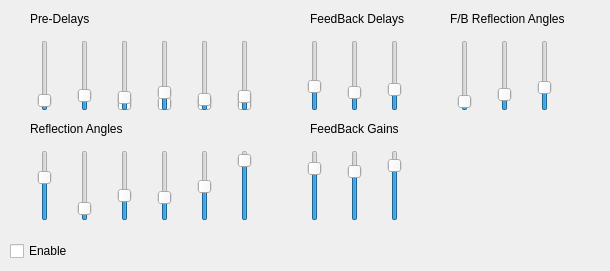
    <widget class="QWidget" name="tab_11">
     <attribute name="title">
      <string>Reverb</string>
     </attribute>
     <widget class="QCheckBox" name="checkBox_11">
      <property name="geometry">
       <rect>
        <x>10</x>
        <y>240</y>
        <width>71</width>
        <height>22</height>
       </rect>
      </property>
      <property name="text">
       <string>Enable</string>
      </property>
     </widget>
     <widget class="QSlider" name="RVDSL1">
      <property name="geometry">
       <rect>
        <x>30</x>
        <y>40</y>
        <width>29</width>
        <height>71</height>
       </rect>
      </property>
      <property name="minimum">
       <number>0</number>
      </property>
      <property name="maximum">
       <number>99</number>
      </property>
      <property name="value">
       <number>5</number>
      </property>
      <property name="orientation">
       <enum>Qt::Vertical</enum>
      </property>
     </widget>
     <widget class="QLabel" name="label_59">
      <property name="geometry">
       <rect>
        <x>30</x>
        <y>10</y>
        <width>81</width>
        <height>17</height>
       </rect>
      </property>
      <property name="text">
       <string>Pre-Delays</string>
      </property>
     </widget>
     <widget class="QLabel" name="label_60">
      <property name="geometry">
       <rect>
        <x>30</x>
        <y>120</y>
        <width>121</width>
        <height>17</height>
       </rect>
      </property>
      <property name="text">
       <string>Reflection Angles</string>
      </property>
     </widget>
     <widget class="QSlider" name="verticalSlider_4">
      <property name="geometry">
       <rect>
        <x>150</x>
        <y>40</y>
        <width>29</width>
        <height>71</height>
       </rect>
      </property>
      <property name="orientation">
       <enum>Qt::Vertical</enum>
      </property>
     </widget>
     <widget class="QSlider" name="RVDSL2">
      <property name="geometry">
       <rect>
        <x>70</x>
        <y>40</y>
        <width>29</width>
        <height>71</height>
       </rect>
      </property>
      <property name="value">
       <number>15</number>
      </property>
      <property name="orientation">
       <enum>Qt::Vertical</enum>
      </property>
     </widget>
     <widget class="QSlider" name="verticalSlider_6">
      <property name="geometry">
       <rect>
        <x>110</x>
        <y>40</y>
        <width>29</width>
        <height>71</height>
       </rect>
      </property>
      <property name="orientation">
       <enum>Qt::Vertical</enum>
      </property>
     </widget>
     <widget class="QSlider" name="verticalSlider_7">
      <property name="geometry">
       <rect>
        <x>190</x>
        <y>40</y>
        <width>29</width>
        <height>71</height>
       </rect>
      </property>
      <property name="orientation">
       <enum>Qt::Vertical</enum>
      </property>
     </widget>
     <widget class="QSlider" name="verticalSlider_8">
      <property name="geometry">
       <rect>
        <x>230</x>
        <y>40</y>
        <width>29</width>
        <height>71</height>
       </rect>
      </property>
      <property name="orientation">
       <enum>Qt::Vertical</enum>
      </property>
     </widget>
     <widget class="QSlider" name="RVDSL3">
      <property name="geometry">
       <rect>
        <x>110</x>
        <y>40</y>
        <width>29</width>
        <height>71</height>
       </rect>
      </property>
      <property name="value">
       <number>10</number>
      </property>
      <property name="orientation">
       <enum>Qt::Vertical</enum>
      </property>
     </widget>
     <widget class="QSlider" name="RVDSL5">
      <property name="geometry">
       <rect>
        <x>190</x>
        <y>40</y>
        <width>29</width>
        <height>71</height>
       </rect>
      </property>
      <property name="value">
       <number>7</number>
      </property>
      <property name="orientation">
       <enum>Qt::Vertical</enum>
      </property>
     </widget>
     <widget class="QSlider" name="RVDSL4">
      <property name="geometry">
       <rect>
        <x>150</x>
        <y>40</y>
        <width>29</width>
        <height>71</height>
       </rect>
      </property>
      <property name="value">
       <number>20</number>
      </property>
      <property name="orientation">
       <enum>Qt::Vertical</enum>
      </property>
     </widget>
     <widget class="QSlider" name="RVDSL6">
      <property name="geometry">
       <rect>
        <x>230</x>
        <y>40</y>
        <width>29</width>
        <height>71</height>
       </rect>
      </property>
      <property name="value">
       <number>13</number>
      </property>
      <property name="orientation">
       <enum>Qt::Vertical</enum>
      </property>
     </widget>
     <widget class="QSlider" name="fiSL6">
      <property name="geometry">
       <rect>
        <x>230</x>
        <y>150</y>
        <width>29</width>
        <height>71</height>
       </rect>
      </property>
      <property name="minimum">
       <number>1</number>
      </property>
      <property name="maximum">
       <number>314</number>
      </property>
      <property name="value">
       <number>300</number>
      </property>
      <property name="orientation">
       <enum>Qt::Vertical</enum>
      </property>
     </widget>
     <widget class="QSlider" name="fiSL4">
      <property name="geometry">
       <rect>
        <x>150</x>
        <y>150</y>
        <width>29</width>
        <height>71</height>
       </rect>
      </property>
      <property name="minimum">
       <number>1</number>
      </property>
      <property name="maximum">
       <number>314</number>
      </property>
      <property name="value">
       <number>90</number>
      </property>
      <property name="orientation">
       <enum>Qt::Vertical</enum>
      </property>
     </widget>
     <widget class="QSlider" name="fiSL5">
      <property name="geometry">
       <rect>
        <x>190</x>
        <y>150</y>
        <width>29</width>
        <height>71</height>
       </rect>
      </property>
      <property name="minimum">
       <number>1</number>
      </property>
      <property name="maximum">
       <number>314</number>
      </property>
      <property name="value">
       <number>150</number>
      </property>
      <property name="orientation">
       <enum>Qt::Vertical</enum>
      </property>
     </widget>
     <widget class="QSlider" name="fiSL3">
      <property name="geometry">
       <rect>
        <x>110</x>
        <y>150</y>
        <width>29</width>
        <height>71</height>
       </rect>
      </property>
      <property name="minimum">
       <number>1</number>
      </property>
      <property name="maximum">
       <number>314</number>
      </property>
      <property name="value">
       <number>99</number>
      </property>
      <property name="orientation">
       <enum>Qt::Vertical</enum>
      </property>
     </widget>
     <widget class="QSlider" name="fiSL1">
      <property name="geometry">
       <rect>
        <x>30</x>
        <y>150</y>
        <width>29</width>
        <height>71</height>
       </rect>
      </property>
      <property name="minimum">
       <number>1</number>
      </property>
      <property name="maximum">
       <number>314</number>
      </property>
      <property name="value">
       <number>200</number>
      </property>
      <property name="orientation">
       <enum>Qt::Vertical</enum>
      </property>
     </widget>
     <widget class="QSlider" name="fiSL2">
      <property name="geometry">
       <rect>
        <x>70</x>
        <y>150</y>
        <width>29</width>
        <height>71</height>
       </rect>
      </property>
      <property name="minimum">
       <number>1</number>
      </property>
      <property name="maximum">
       <number>314</number>
      </property>
      <property name="value">
       <number>30</number>
      </property>
      <property name="orientation">
       <enum>Qt::Vertical</enum>
      </property>
     </widget>
     <widget class="QSlider" name="FBpsSL">
      <property name="geometry">
       <rect>
        <x>530</x>
        <y>40</y>
        <width>29</width>
        <height>71</height>
       </rect>
      </property>
      <property name="minimum">
       <number>1</number>
      </property>
      <property name="maximum">
       <number>314</number>
      </property>
      <property name="pageStep">
       <number>10</number>
      </property>
      <property name="value">
       <number>90</number>
      </property>
      <property name="orientation">
       <enum>Qt::Vertical</enum>
      </property>
     </widget>
     <widget class="QSlider" name="FBthSL">
      <property name="geometry">
       <rect>
        <x>450</x>
        <y>40</y>
        <width>29</width>
        <height>71</height>
       </rect>
      </property>
      <property name="minimum">
       <number>1</number>
      </property>
      <property name="maximum">
       <number>314</number>
      </property>
      <property name="value">
       <number>10</number>
      </property>
      <property name="orientation">
       <enum>Qt::Vertical</enum>
      </property>
     </widget>
     <widget class="QSlider" name="FBfiSL">
      <property name="geometry">
       <rect>
        <x>490</x>
        <y>40</y>
        <width>29</width>
        <height>71</height>
       </rect>
      </property>
      <property name="minimum">
       <number>1</number>
      </property>
      <property name="maximum">
       <number>314</number>
      </property>
      <property name="value">
       <number>50</number>
      </property>
      <property name="orientation">
       <enum>Qt::Vertical</enum>
      </property>
     </widget>
     <widget class="QSlider" name="RVDSLFB3">
      <property name="geometry">
       <rect>
        <x>380</x>
        <y>40</y>
        <width>29</width>
        <height>71</height>
       </rect>
      </property>
      <property name="value">
       <number>25</number>
      </property>
      <property name="orientation">
       <enum>Qt::Vertical</enum>
      </property>
     </widget>
     <widget class="QSlider" name="RVDSLFB1">
      <property name="geometry">
       <rect>
        <x>300</x>
        <y>40</y>
        <width>29</width>
        <height>71</height>
       </rect>
      </property>
      <property name="value">
       <number>30</number>
      </property>
      <property name="orientation">
       <enum>Qt::Vertical</enum>
      </property>
     </widget>
     <widget class="QSlider" name="RVDSLFB2">
      <property name="geometry">
       <rect>
        <x>340</x>
        <y>40</y>
        <width>29</width>
        <height>71</height>
       </rect>
      </property>
      <property name="value">
       <number>20</number>
      </property>
      <property name="orientation">
       <enum>Qt::Vertical</enum>
      </property>
     </widget>
     <widget class="QSlider" name="FBG3">
      <property name="geometry">
       <rect>
        <x>380</x>
        <y>150</y>
        <width>29</width>
        <height>71</height>
       </rect>
      </property>
      <property name="value">
       <number>85</number>
      </property>
      <property name="orientation">
       <enum>Qt::Vertical</enum>
      </property>
     </widget>
     <widget class="QSlider" name="FBG1">
      <property name="geometry">
       <rect>
        <x>300</x>
        <y>150</y>
        <width>29</width>
        <height>71</height>
       </rect>
      </property>
      <property name="value">
       <number>80</number>
      </property>
      <property name="orientation">
       <enum>Qt::Vertical</enum>
      </property>
     </widget>
     <widget class="QSlider" name="FBG2">
      <property name="geometry">
       <rect>
        <x>340</x>
        <y>150</y>
        <width>29</width>
        <height>71</height>
       </rect>
      </property>
      <property name="value">
       <number>75</number>
      </property>
      <property name="orientation">
       <enum>Qt::Vertical</enum>
      </property>
     </widget>
     <widget class="QLabel" name="label_61">
      <property name="geometry">
       <rect>
        <x>310</x>
        <y>10</y>
        <width>121</width>
        <height>17</height>
       </rect>
      </property>
      <property name="text">
       <string>FeedBack Delays</string>
      </property>
     </widget>
     <widget class="QLabel" name="label_62">
      <property name="geometry">
       <rect>
        <x>450</x>
        <y>10</y>
        <width>151</width>
        <height>17</height>
       </rect>
      </property>
      <property name="text">
       <string>F/B Reflection Angles</string>
      </property>
     </widget>
     <widget class="QLabel" name="label_63">
      <property name="geometry">
       <rect>
        <x>310</x>
        <y>120</y>
        <width>121</width>
        <height>17</height>
       </rect>
      </property>
      <property name="text">
       <string>FeedBack Gains</string>
      </property>
     </widget>
    </widget>
